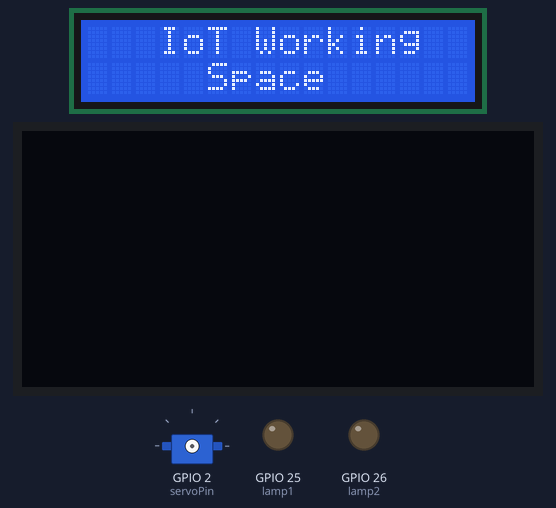
Recording of a sketch running on a simulated ESP32. Parts: 16×2 character LCD, 128×64 one-colour display, servo, output pins drawn as LEDs (lit = HIGH). WiFi joins after 1.5 s; servers stay silent unless stated; the local clock reads 2024-03-15 10:24:30 at power-on unless the sketch sets it; what the sketch prints to the serial monitor is not drawn.

Above: at 1.7 s.

The sketch:

ESP32_IoT.ino
```cpp
#include <WiFi.h>
#include <LiquidCrystal_I2C.h>
#include <Adafruit_SSD1306.h>
#include <MFRC522.h>
#include <ESP32Servo.h>
#include <IRremote.h>
#include <MFRC522.h>
#include <Adafruit_GFX.h>
#include <Adafruit_SSD1306.h>
#include <Adafruit_Sensor.h>
#include <DHT.h>
#include <BlynkSimpleEsp32.h>
#include <FirebaseESP32.h>

/*****************************************************************/
const char* SSID   = "semanz";
const char* PASSWORD = "33632407";
const char* BLYNKAUTH = "zmFpMhwKFk1N0gjtJOte95wKcwC9B6WG";
/*****************************************************************/
const char* ntpServer = "my.pool.ntp.org";
const long  gmtOffset_sec = 28800;
const int   daylightOffset_sec = 28800;
unsigned long Started = 0;
const long interval = 1000;
char ntpHour[3];
char ntpMin[3];
char ntpSec[3];
/*****************************************************************/
//Blynk VPin
int vlamp1,vlamp2;
int IRLamp;
/*****************************************************************/
//Firebase

/*****************************************************************/
//LCD
int lcdColumns = 16;
int lcdRows = 2;
LiquidCrystal_I2C lcd(0x27, lcdColumns, lcdRows);
/*****************************************************************/
// Oled
#define SCREEN_WIDTH 128 // OLED display width, in pixels
#define SCREEN_HEIGHT 64 // OLED display height, in pixels
Adafruit_SSD1306 display(SCREEN_WIDTH, SCREEN_HEIGHT, &Wire, -1);
/*****************************************************************/
//DHT
#define DHTPIN 13          //DHT PIN 13
#define DHTTYPE DHT11
DHT dht(DHTPIN, DHTTYPE);
/*****************************************************************/
//RFID
#define SS_PIN  5         //SDA PIN 6
#define RST_PIN 27         //RST PIN 7
MFRC522 mfrc522(SS_PIN, RST_PIN);
/*****************************************************************/
//MISC
#define buzzer 4 //pin buzzer
#define servoPin 2
#define PIN_SEND 15
#define lamp1 25
#define lamp2 26
Servo myservo;
/*****************************************************************/

void setupWifi(){
  Serial.print("Connecting to ");
  Serial.println(SSID);
  WiFi.begin(SSID,PASSWORD);
  while (WiFi.status() != WL_CONNECTED) {
    delay(500);
    Serial.print(".");
  }
  Serial.println("");
  Serial.println("WiFi connected.");

  configTime(gmtOffset_sec, daylightOffset_sec, ntpServer);
  printLocalTime();
}

void setupLCD(){
  lcd.begin();
  lcd.backlight();
  lcd.clear();
  lcd.setCursor(3,0);
  lcd.print("IoT Working");
  lcd.setCursor(5,1);
  lcd.print("Space");
}

void setupOLED(){
  if(!display.begin(SSD1306_SWITCHCAPVCC, 0x3C)) {
    Serial.println(F("SSD1306 allocation failed"));
    for(;;);
  }
  delay(2000);
  display.clearDisplay();
  display.setTextColor(WHITE);
}

void setupLED(){
  pinMode(lamp1,OUTPUT);
  pinMode(lamp2,OUTPUT);
}

void setupMisc(){
  SPI.begin();
  dht.begin();
  mfrc522.PCD_Init();
  myservo.attach(servoPin);
  IrSender.begin(PIN_SEND);
  Blynk.begin(BLYNKAUTH, SSID, PASSWORD);
}

//Blynk Virtual Pin
BLYNK_WRITE(V2) {
  vlamp1 = param.asInt();          //assigning incoming value from pin V2 to a variable
}

BLYNK_WRITE(V3) {
  vlamp2 = param.asInt();
}

BLYNK_WRITE(V4) {
  IRLamp = param.asInt();
  if (IRLamp == 1){
    myservo.detach();
    IrSender.sendNEC(0xFFE01F, 32);
    delay(100);
    IrSender.sendNEC(0xFFE01F, 32);
    delay(100);
    IrSender.sendNEC(0xFFE01F, 32);
  }
  else if (IRLamp == 0){
    myservo.detach();
    IrSender.sendNEC(0xFF609F, 32);
    delay(100);
    IrSender.sendNEC(0xFF609F, 32);
    delay(100);
    IrSender.sendNEC(0xFF609F, 32);
  }
}

void setup(){
  Serial.begin(9600);
  setupWifi();          //Connect to WiFi
  setupLCD();
  setupOLED();
  setupLED();
  setupMisc();
  Serial.println("HI");
}

void loop(){
  Serial.println("HI");
  printLocalTime();
  delay(1000);
  test();
}

void printLocalTime(){
  //unsigned long currentMillis = millis();
  //if (currentMillis - Started >= interval){
  //  Started = currentMillis;
    struct tm timeinfo;
    if(!getLocalTime(&timeinfo)){
      Serial.println("Failed to obtain time");
      return;
    }

    Serial.println("Date & Time: ");
    Serial.println(&timeinfo, "%B %d %Y");
    strftime(ntpHour,3, "%H", &timeinfo);
    Serial.print("Hours: ");
    Serial.println(ntpHour);
    strftime(ntpMin,3, "%M", &timeinfo);
    Serial.print("Mins: ");
    Serial.println(ntpMin);
    strftime(ntpSec,3, "%S", &timeinfo);
    Serial.print("Secs: ");
    Serial.println(ntpSec);
  //}
}

void test(){
  Serial.println(ntpHour);
  if (ntpHour == "20"){
    digitalWrite(lamp1, HIGH);
  }
}
```
